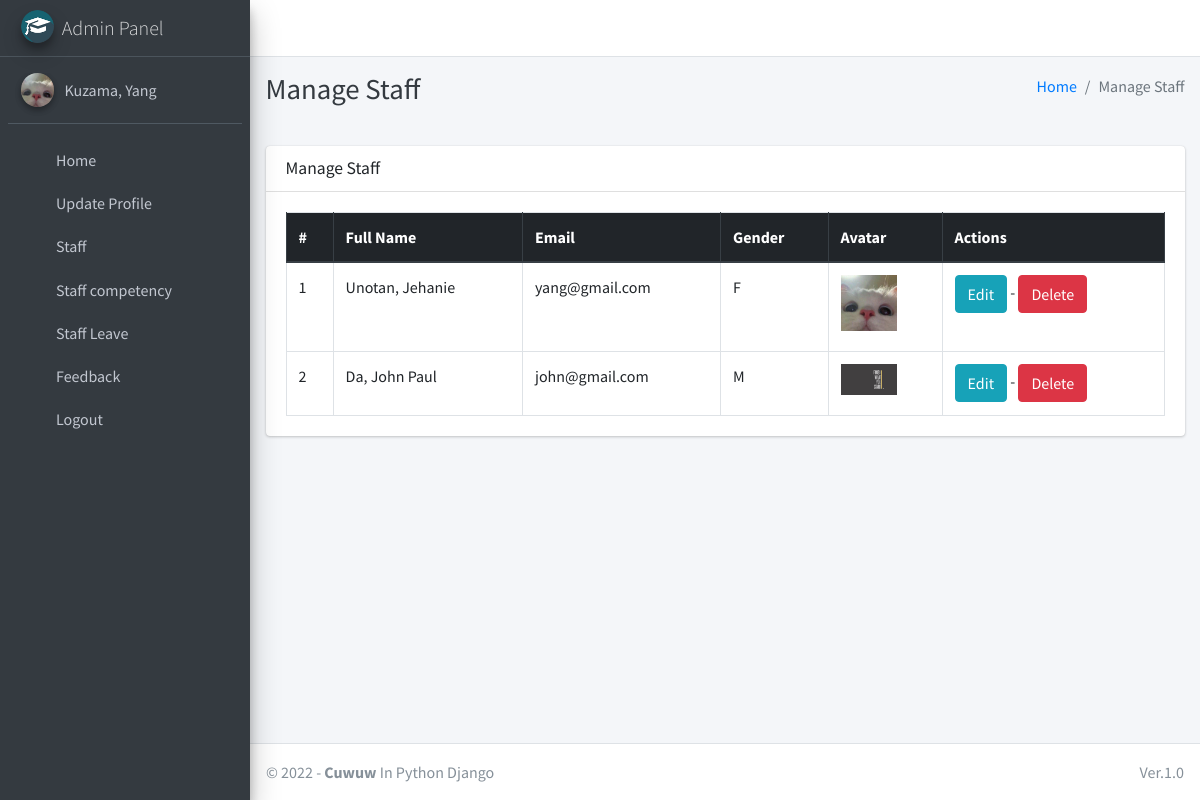
The app's page /staff/manage/ (signed in) with its own data.
### main/models.py (models this page shows)
class CustomUser(AbstractUser):
    USER_TYPE = ((1, "HOD"), (2, "Staff"))
    GENDER = [("M", "Male"), ("F", "Female")]
    username = None  # Removed username, using email instead
    email = models.EmailField(unique=True)
    user_type = models.CharField(default=1, choices=USER_TYPE, max_length=1)
    gender = models.CharField(max_length=1, choices=GENDER)
    profile_pic = models.ImageField()
    address = models.CharField(max_length=60)
    fcm_token = models.TextField(default="")  # For firebase notifications
    created_at = models.DateTimeField(auto_now_add=True)
    updated_at = models.DateTimeField(auto_now=True)
    USERNAME_FIELD = "email"
    REQUIRED_FIELDS = []
    objects = CustomUserManager()
    def __str__(self):
        return self.last_name + ", " + self.first_name

### main/hod_views.py (the view)
# urls.py: path("staff/manage/", hod_views.manage_staff, name='manage_staff'),
def manage_staff(request):
    allStaff = CustomUser.objects.filter(user_type=2)
    context = {
        'allStaff': allStaff,
        'page_title': 'Manage Staff'
    }
    return render(request, "hod_template/manage_staff.html", context)

### main/templates/hod_template/manage_staff.html
{% extends 'main/base.html' %}
{% load static %}
{% block page_title %}{{page_title}}{% endblock page_title %}
{% block content %}
<section class="content">
    <div class="container-fluid">
        <div class="row">
            <div class="col-md-12">
                <div class="card">
                    <div class="card-header">
                        <h3 class="card-title">{{page_title}}</h3>
                    </div>
                    <div class="card-body">
                        <table id="example2" class="table table-bordered table-hover">
                            <thead class="thead-dark">
                                <tr>
                                    <th>#</th>
                                    <th>Full Name</th>
                                    <th>Email</th>
                                    <th>Gender</th>
                                    <th>Avatar</th>
                                    <th>Actions</th>
                                </tr>
                            </thead>
                            <tbody>
                                {% for staff in allStaff %}
                                <tr>
                                    <td>{{ forloop.counter }}</td>
                                    <td>{{staff.last_name}}, {{staff.first_name}}</td>
                                    <td>{{staff.email}}</td>
                                    <td>{{staff.gender}}</td>
                                    <td>
                                        {% if staff.profile_pic == ""  %}
                                        No Image
                                        {% else %}
                                        <img class="img img-fluid mb-2" height="56" width="56"
                                            src="{{staff.profile_pic}}" alt="">
                                        {% endif %}
                                    </td>
                                    <td>
                                        <a href="{% url 'edit_staff' staff.staff.id %}" class="btn btn-info">Edit</a> -
                                        <a href="{% url 'delete_staff' staff.staff.id %}" class="btn btn-danger" onclick="return confirm('Are you sure about this ?')">Delete</a>
                                    </td>
                                </tr>
                                {% endfor %}
                            </tbody>
                        </table>
                    </div>
                </div>
            </div>
        </div>
    </div>
</section>
{% endblock content %}

### main/templates/main/base.html (shortened to what this page needs)
{% load static %}
<!DOCTYPE html>
<html>
<head>
    <link rel="stylesheet" href="{% static 'plugins/fontawesome-free/css/all.min.css'%} ">
    <link rel="stylesheet" href="https://code.ionicframework.com/ionicons/2.0.1/css/ionicons.min.css">
    <link rel="stylesheet"
        href="{% static 'plugins/tempusdominus-bootstrap-4/css/tempusdominus-bootstrap-4.min.css'%} ">
    <link rel="stylesheet" href="{% static 'plugins/icheck-bootstrap/icheck-bootstrap.min.css'%} ">
    <link rel="stylesheet" href="{% static 'dist/css/adminlte.min.css'%} ">
    <link rel="stylesheet" href="{% static 'plugins/overlayScrollbars/css/OverlayScrollbars.min.css'%} ">
    <link rel="stylesheet" href="{% static 'plugins/daterangepicker/daterangepicker.css'%} ">
</head>
<body class="hold-transition sidebar-mini layout-fixed">
    <div class="wrapper">
        <nav class="main-header navbar navbar-expand navbar-white navbar-light">
            <ul class="navbar-nav">
                <li class="nav-item">
                    <a class="nav-link" data-widget="pushmenu" href="#"><i class="fas fa-bars"></i></a>
                </li>
            </ul>
        </nav>
        {% include "main/sidebar_template.html" with user=user %}
        <div class="content-wrapper">
            <div class="content-header">
                <div class="container-fluid">
                    <div class="row mb-2">
                        <div class="col-sm-6">
                            <h1 class="m-0 text-dark">{% block page_title %}{% endblock page_title %}</h1>
                        </div>
                        <div class="col-sm-6">
                            <ol class="breadcrumb float-sm-right">
                                <li class="breadcrumb-item"><a href="#">Home</a></li>
                                <li class="breadcrumb-item active">{{ page_title }}</li>
                            </ol>
                        </div>
                    </div>
                </div>
            </div>
<section class="content">
    <div class="container-fluid">
        <div class="row">
            <div class="col-md-12">
            </div></div></div></section>
            {% block content %}
            {% endblock content %}
        </div>
        {% include "main/footer.html" %}
    </div>
</body>
</html>

### main/templates/main/sidebar_template.html (shortened to what this page needs)
{% load static %}
<aside class="main-sidebar sidebar-dark-info elevation-4">
    {% if request.user.user_type == '1' %}
    <a href="{% url 'admin_home' %}" class="brand-link">
        <img src="{% static 'dist/img/cmsl.png' %} " alt="AdminLTE Logo"
            class="brand-image img-circle elevation-3" >
        <span class="brand-text font-weight-light">Admin Panel</span>
    </a>
    <div class="sidebar">
        <div class="user-panel mt-3 pb-3 mb-3 d-flex">
            <div class="image">
                <img src="{{ request.user.profile_pic}}" class="img-circle elevation-2" alt="User Image">
            </div>
            <div class="info">
                <a href="#" class="d-block">{{user}}</a>
            </div>
        </div>
        <nav class="mt-2">
            <ul class="nav nav-pills nav-sidebar flex-column" data-widget="treeview" role="menu" data-accordion="false">
                <li class="nav-item">
                    {% url 'admin_home' as admin_home %}
                    <a href="{{admin_home}}" class="nav-link {% if admin_home == request.path %} active {% endif %}">
                        <i class="nav-icon fas fa-home"></i>
                        <p>
                            Home
                        </p>
                    </a>
                </li>
                <li class="nav-item">
                    {% url 'admin_view_profile' as admin_view_profile %}
                    <a href="{{admin_view_profile}}"
                        class="nav-link {% if admin_view_profile == request.path %} active {% endif %}">
                        <i class="nav-icon fas fa-address-card"></i>
                        <p>
                            Update Profile
                        </p>
                    </a>
                </li>
 <li class="nav-item has-treeview">
                    <a href="#" class="nav-link">
                        <i class="nav-icon fas fa-book"></i>
                        <p>
                            Staff
                            <i class="fas fa-angle-left right"></i>
                        </p>
                    </a>
 <li class="nav-item">
                    {% url 'view_staff_competency_journal' as view_staff_competency_journal %}
                    <a href="{{view_staff_competency_journal}}"
                        class="nav-link {% if view_staff_competency_journal == request.path %} active {% endif %}">
                        <i class="nav-icon fas fa-address-card"></i>
                        <p>
                            Staff competency
                        </p>
                    </a>
                </li>
                <li class="nav-item">
                    {% url 'view_staff_leave' as view_staff_leave %}
                    <a href="{{view_staff_leave}}"
                        class="nav-link  {% if view_staff_leave == request.path %} active {% endif %}">
                        <i class="nav-icon fas fa-check-double"></i>
                        <p>
                            Staff Leave
                        </p>
                    </a>
                </li>
                  <li class="nav-item">
                                {% url 'staff_feedback_message' as staff_feedback_message %}
                                <a href="{{staff_feedback_message}}"
                                    class="nav-link {% if staff_feedback_message == request.path %} active {% endif %}">
                                    <i class="nav-icon fas fa-comment-alt"></i>
                                    <p>
                                        Feedback
                                    </p>
                                </a>
                            </li>
                                        {% endif %}
                                        <li class="nav-item">
                                            <a href="{% url 'user_logout' %}"
                                                onclick="return confirm('Your session would be terminated.\n\nProceed?')"
                                                class="nav-link">
                                                <i class="nav-icon fas fa-power-off"></i>
                                                <p>
                                                    Logout
                                                </p>
                                            </a>
                                        </li>
                                    </ul>
                                </nav>
                            </div>
</aside>

### main/templates/main/footer.html
<footer class="main-footer">
    &copy; {% now "Y" %} - <strong>Cuwuw</strong>
    In Python Django
    <div class="float-right d-none d-sm-inline-block">
       Ver.1.0
    </div>
</footer>

### records on screen
CustomUser: user.profile_pic (picture), last_name+first_name "Kuzama, Yang"
CustomUser: last_name "Unotan", first_name "Jehanie", email "yang@gmail.com", gender "F", profile_pic (picture)
CustomUser: last_name "Da", first_name "John Paul", email "john@gmail.com", gender "M", profile_pic (picture)

### other values on screen
{{ page_title }} "Manage Staff"
